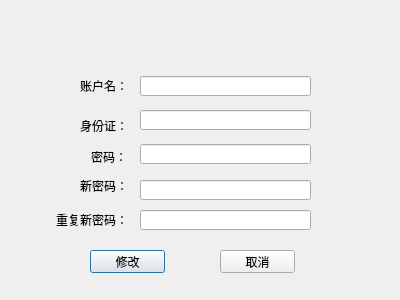
<?xml version="1.0" encoding="UTF-8"?>
<ui version="4.0">
 <class>ChangePasswd</class>
 <widget class="QDialog" name="ChangePasswd">
  <property name="geometry">
   <rect>
    <x>0</x>
    <y>0</y>
    <width>400</width>
    <height>300</height>
   </rect>
  </property>
  <property name="windowTitle">
   <string>Dialog</string>
  </property>
  <widget class="QPushButton" name="change">
   <property name="geometry">
    <rect>
     <x>90</x>
     <y>250</y>
     <width>75</width>
     <height>23</height>
    </rect>
   </property>
   <property name="text">
    <string>修改</string>
   </property>
  </widget>
  <widget class="QLabel" name="label_2">
   <property name="geometry">
    <rect>
     <x>80</x>
     <y>120</y>
     <width>54</width>
     <height>12</height>
    </rect>
   </property>
   <property name="text">
    <string>身份证：</string>
   </property>
  </widget>
  <widget class="QLineEdit" name="cname">
   <property name="geometry">
    <rect>
     <x>140</x>
     <y>76</y>
     <width>171</width>
     <height>20</height>
    </rect>
   </property>
  </widget>
  <widget class="QLabel" name="label_4">
   <property name="geometry">
    <rect>
     <x>91</x>
     <y>149</y>
     <width>41</width>
     <height>16</height>
    </rect>
   </property>
   <property name="text">
    <string>密码：</string>
   </property>
  </widget>
  <widget class="QLabel" name="label">
   <property name="geometry">
    <rect>
     <x>80</x>
     <y>80</y>
     <width>54</width>
     <height>12</height>
    </rect>
   </property>
   <property name="text">
    <string>账户名：</string>
   </property>
  </widget>
  <widget class="QLineEdit" name="cid">
   <property name="geometry">
    <rect>
     <x>140</x>
     <y>110</y>
     <width>171</width>
     <height>20</height>
    </rect>
   </property>
  </widget>
  <widget class="QLineEdit" name="passwd">
   <property name="geometry">
    <rect>
     <x>140</x>
     <y>144</y>
     <width>171</width>
     <height>20</height>
    </rect>
   </property>
   <property name="echoMode">
    <enum>QLineEdit::Password</enum>
   </property>
   <property name="readOnly">
    <bool>false</bool>
   </property>
  </widget>
  <widget class="QLabel" name="label_3">
   <property name="geometry">
    <rect>
     <x>80</x>
     <y>180</y>
     <width>54</width>
     <height>12</height>
    </rect>
   </property>
   <property name="text">
    <string>新密码：</string>
   </property>
  </widget>
  <widget class="QPushButton" name="cancel">
   <property name="geometry">
    <rect>
     <x>220</x>
     <y>250</y>
     <width>75</width>
     <height>23</height>
    </rect>
   </property>
   <property name="text">
    <string>取消</string>
   </property>
  </widget>
  <widget class="QLineEdit" name="npasswd">
   <property name="geometry">
    <rect>
     <x>140</x>
     <y>180</y>
     <width>171</width>
     <height>20</height>
    </rect>
   </property>
   <property name="readOnly">
    <bool>false</bool>
   </property>
  </widget>
  <widget class="QLabel" name="label_5">
   <property name="geometry">
    <rect>
     <x>56</x>
     <y>210</y>
     <width>71</width>
     <height>20</height>
    </rect>
   </property>
   <property name="text">
    <string>重复新密码：</string>
   </property>
  </widget>
  <widget class="QLineEdit" name="rnpasswd">
   <property name="geometry">
    <rect>
     <x>140</x>
     <y>210</y>
     <width>171</width>
     <height>20</height>
    </rect>
   </property>
   <property name="readOnly">
    <bool>false</bool>
   </property>
  </widget>
 </widget>
 <resources/>
 <connections/>
</ui>
